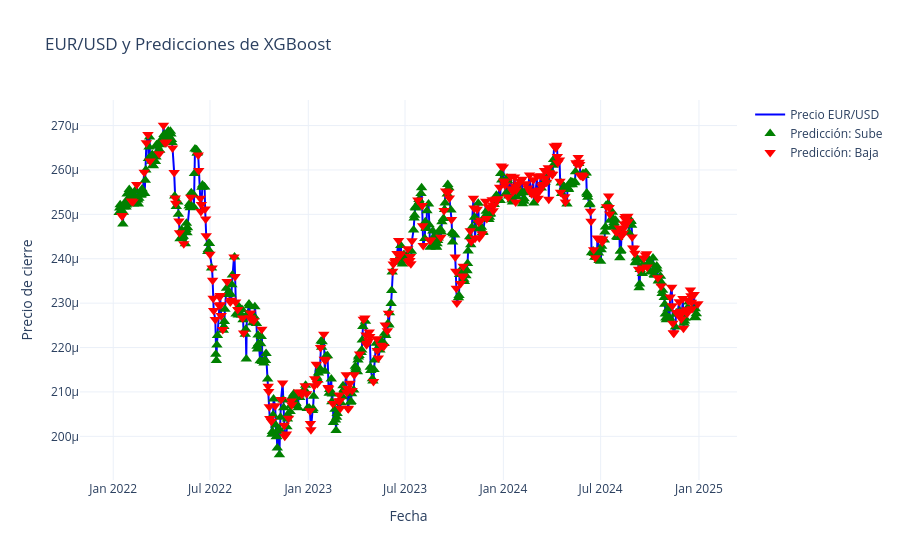

Notebook code for this chart:
### Code cell
data_test = data.iloc[-len(y_test):].copy()
data_test['Pred'] = y_pred
#@title Grafica
fig = go.Figure()

fig.add_trace(go.Scatter(
    x=data_test.index,
    y=data_test['Close'],
    mode='lines',
    name='Precio EUR/USD',
    line=dict(color='blue')
))

fig.add_trace(go.Scatter(
    x=data_test.index[data_test['Pred'] == 1],
    y=data_test['Close'][data_test['Pred'] == 1],
    mode='markers',
    name='Predicción: Sube',
    marker=dict(color='green', symbol='triangle-up', size=10)
))

fig.add_trace(go.Scatter(
    x=data_test.index[data_test['Pred'] == 0],
    y=data_test['Close'][data_test['Pred'] == 0],
    mode='markers',
    name='Predicción: Baja',
    marker=dict(color='red', symbol='triangle-down', size=10)
))

fig.update_layout(
    title='EUR/USD y Predicciones de XGBoost',
    xaxis_title='Fecha',
    yaxis_title='Precio de cierre',
    hovermode='x unified',
    template='plotly_white'
)

fig.show()

### Figure 1 — Plotly figure (JSON) as saved in the notebook; plotly's stock layout.template omitted (floating-point values rounded to 4 significant figures; data arrays with more than 128 entries replaced by an {"elided": "..."} marker saying what was removed)
{"data": [{"line": {"color": "blue"}, "mode": "lines", "name": "Precio EUR/USD", "type": "scatter", "x": {"elided": "774 str values"}, "y": {"elided": "774 float values"}}, {"marker": {"color": "green", "size": 10, "symbol": "triangle-up"}, "mode": "markers", "name": "Predicción: Sube", "type": "scatter", "x": {"elided": "482 str values"}, "y": {"elided": "482 float values"}}, {"marker": {"color": "red", "size": 10, "symbol": "triangle-down"}, "mode": "markers", "name": "Predicción: Baja", "type": "scatter", "x": {"elided": "292 str values"}, "y": {"elided": "292 float values"}}], "layout": {"hovermode": "x unified", "title": {"text": "EUR/USD y Predicciones de XGBoost"}, "xaxis": {"title": {"text": "Fecha"}}, "yaxis": {"title": {"text": "Precio de cierre"}}}}
